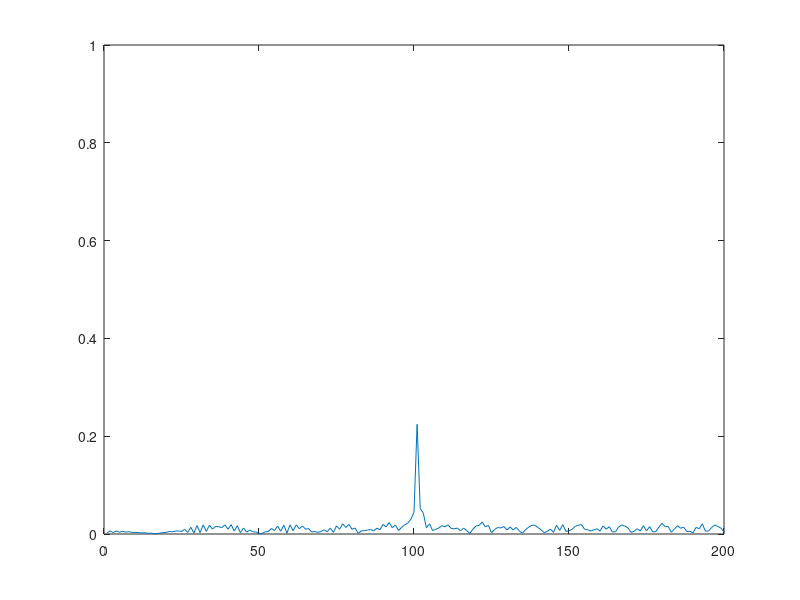
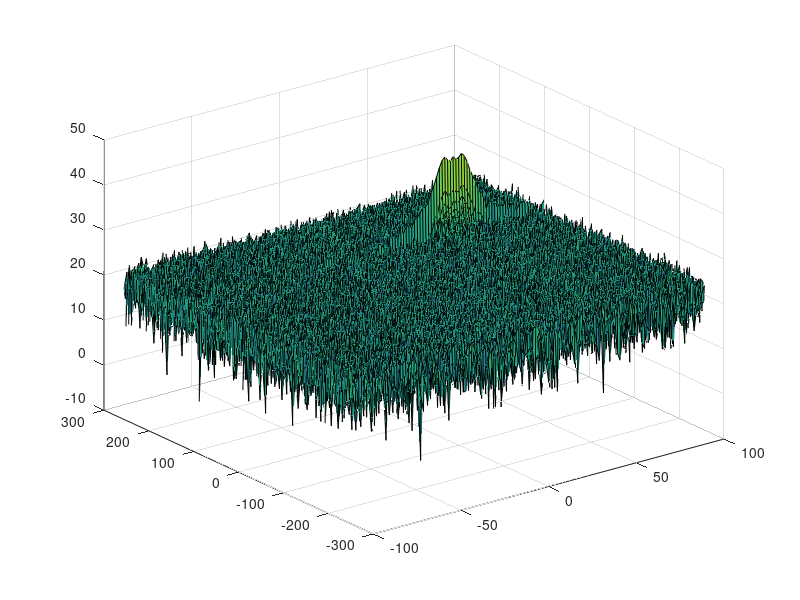
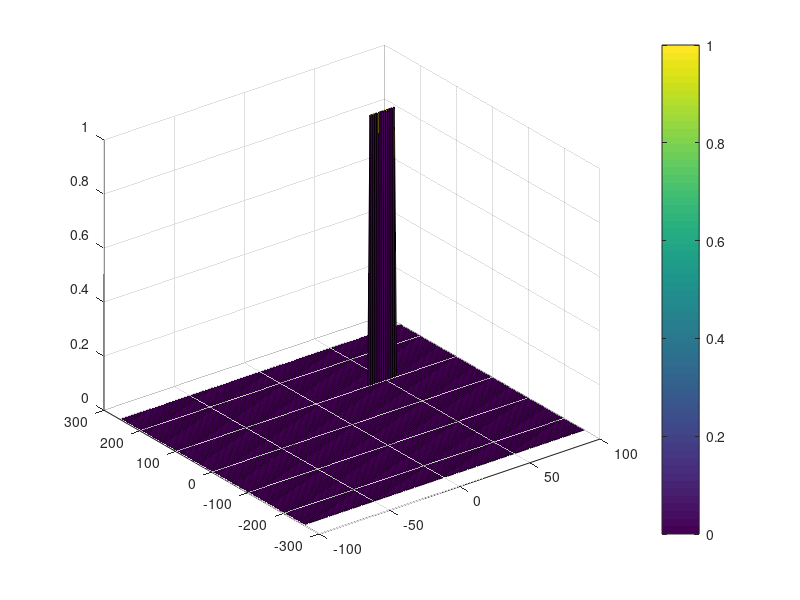

Write the MATLAB code that produced these figures, in order.

clear; close all; clc;

%% Radar Specifications 
%%%%%%%%%%%%%%%%%%%%%%%%%%%
% Frequency of operation = 77GHz
% Max Range = 200m
% Range Resolution = 1 m
% Max Velocity = 100 m/s
%%%%%%%%%%%%%%%%%%%%%%%%%%%

MaxRange = 200;
RangeResolution = 1;
MaxVelocity = 100;
SpeedOfLight = 3e8;

%% User Defined Range and Velocity of target
% *%TODO* :
% define the target's initial position and velocity. Note : Velocity
% remains contant

TargetRange = 100;    
TargetVelocity = 50;  
 


%% FMCW Waveform Generation

% *%TODO* :
%Design the FMCW waveform by giving the specs of each of its parameters.
% Calculate the Bandwidth (B), Chirp Time (Tchirp) and Slope (slope) of the FMCW
% chirp using the requirements above.


% Radar's carrier frequency
CarrierFrequency= 77e9;             %
SweepTimeFactor = 5.5;

BandWith      = SpeedOfLight / (2 * RangeResolution); % Bandwidth of the FMCW, Bsweep 
Tchirp = (SweepTimeFactor*2*MaxRange)/SpeedOfLight; % Chirp Time of the FMCW
Slope  = BandWith/Tchirp; % Slope of the FMCW
                                                          
%The number of chirps in one sequence. Its ideal to have 2^ value for the ease of running the FFT
%for Doppler Estimation. 
Nd = 128;                   % #of doppler cells OR #of sent periods % number of chirps

%The number of samples on each chirp. 
Nr = 1024;                  %for length of time OR # of range cells

% Timestamp for running the displacement scenario for every sample on each
% chirp
t=linspace(0,Nd*Tchirp,Nr*Nd); %total time for samples


%Creating the vectors for Tx, Rx and Mix based on the total samples input.
Tx = zeros(1,length(t)); %transmitted signal
Rx = zeros(1,length(t)); %received signal
Mix = zeros(1,length(t)); %beat signal

%Similar vectors for range_covered and time delay.
r_t = zeros(1,length(t));
td = zeros(1,length(t));


%% Signal generation and Moving Target simulation
% Running the radar scenario over the time. 

for i=1:length(t)         
    
    
    % *%TODO* :
    %For each time stamp update the Range of the Target for constant velocity. 
    r_t(i) = TargetRange + (TargetVelocity*t(i)); % range_covered
    td(i) = (2*r_t(i)) / SpeedOfLight; % time delay
    
    % *%TODO* :
    %For each time sample we need update the transmitted and
    %received signal. 
    Tx(i) = cos(2 * pi * (CarrierFrequency * t(i) + (Slope * t(i) ^ 2 / 2)));
    Rx (i) = cos(2 * pi * (CarrierFrequency * (t(i) - td(i)) + (Slope * (t(i) - td(i)) ^ 2 / 2)));
    
    % *%TODO* :
    %Now by mixing the Transmit and Receive generate the beat signal
    %This is done by element wise matrix multiplication of Transmit and
    %Receiver Signal
    Mix(i) = Tx(i).*Rx(i);
    
end

%% RANGE MEASUREMENT


 % *%TODO* :
%reshape the vector into Nr*Nd array. Nr and Nd here would also define the size of
%Range and Doppler FFT respectively.
Mix = reshape(Mix, [Nr, Nd]);

 % *%TODO* :
%run the FFT on the beat signal along the range bins dimension (Nr) and
%normalize.
SigFFT1 = fft(Mix, Nr) ./ Nr;

 % *%TODO* :
% Take the absolute value of FFT output
SigFFT1 = abs(SigFFT1);  

 % *%TODO* :
% Output of FFT is double sided signal, but we are interested in only one side of the spectrum.
% Hence we throw out half of the samples.
SigFFT1 = SigFFT1(1:Nr / 2);


%plotting the range
figure ('Name','Range from First FFT')


 % *%TODO* :
 % plot FFT output 
plot(SigFFT1);
 
axis ([0 200 0 1]);



%% RANGE DOPPLER RESPONSE
% The 2D FFT implementation is already provided here. This will run a 2DFFT
% on the mixed signal (beat signal) output and generate a range doppler
% map.You will implement CFAR on the generated RDM


% Range Doppler Map Generation.

% The output of the 2D FFT is an image that has reponse in the range and
% doppler FFT bins. So, it is important to convert the axis from bin sizes
% to range and doppler based on their Max values.

Mix = reshape(Mix,[Nr,Nd]);

% 2D FFT using the FFT size for both dimensions.
SigFFT2 = fft2(Mix,Nr,Nd);

% Taking just one side of signal from Range dimension.
SigFFT2 = SigFFT2(1:Nr/2,1:Nd);
SigFFT2 = fftshift (SigFFT2);
RDM = abs(SigFFT2);
RDM = 10*log10(RDM) ;

%use the surf function to plot the output of 2DFFT and to show axis in both
%dimensions
doppler_axis = linspace(-100,100,Nd);
range_axis = linspace(-200,200,Nr/2)*((Nr/2)/400);
figure,surf(doppler_axis,range_axis,RDM);

%% CFAR implementation

%Slide Window through the complete Range Doppler Map

% *%TODO* :
%Select the number of Training Cells in both the dimensions.
Tr = 10;
Td = 8;

% *%TODO* :
%Select the number of Guard Cells in both dimensions around the Cell under 
%test (CUT) for accurate estimation
Gr = 4;
Gd = 4;

% *%TODO* :
% offset the threshold by SNR value in dB
offset = 1.4;

% *%TODO* :
%Create a vector to store noise_level for each iteration on training cells
%noise_level = zeros(1,1);
noiseLevel = zeros(Nr/2-2*(Td+Gd),Nd-2*(Tr+Gr));
gridSize = (2*Tr+2*Gr+1)*(2*Td+2*Gd+1);
trainingCellsNum = gridSize-(2*Gr+1)*(2*Gd+1);

% *%TODO* :
%design a loop such that it slides the CUT across range doppler map by
%giving margins at the edges for Training and Guard Cells.
%For every iteration sum the signal level within all the training
%cells. To sum convert the value from logarithmic to linear using db2pow
%function. Average the summed values for all of the training
%cells used. After averaging convert it back to logarithimic using pow2db.
%Further add the offset to it to determine the threshold. Next, compare the
%signal under CUT with this threshold. If the CUT level > threshold assign
%it a value of 1, else equate it to 0.
CFARSig = zeros(size(RDM));

   % Use RDM[x,y] as the matrix from the output of 2D FFT for implementing
   % CFAR

for j=1:Nd-2*(Tr+Gr)
    for i=1:Nr/2-2*(Td+Gd)
        
        trainingCellsPatch = db2pow(RDM(i:i+2*(Td+Gd),j:j+2*(Gr+Tr)));
        trainingCellsPatch(Td+1:end-Td,Tr+1:end-Tr) = 0;
        
        noiseLevel(i,j) = pow2db(sum(sum(trainingCellsPatch))/trainingCellsNum);
        threshold = noiseLevel(i,j)*offset;
        
        if RDM(i+(Td+Gd),j+(Td+Gr))>threshold
            CFARSig(i+(Td+Gd),j+(Td+Gr)) = 1;
        else
            CFARSig(i+(Td+Gd),j+(Td+Gr)) = 0;
        end
           
    end
end



% *%TODO* :
% The process above will generate a thresholded block, which is smaller 
%than the Range Doppler Map as the CUT cannot be located at the edges of
%matrix. Hence,few cells will not be thresholded. To keep the map size same
% set those values to 0. 
 
RDM(RDM~=0 & RDM~=1) = 0;


% *%TODO* :
%display the CFAR output using the Surf function like we did for Range
%Doppler Response output.
%figure,surf(doppler_axis,range_axis,'replace this with output');
figure('Name','CA-CFAR Filtered RDM'),surf(doppler_axis,range_axis,CFARSig);
colorbar;


 
 